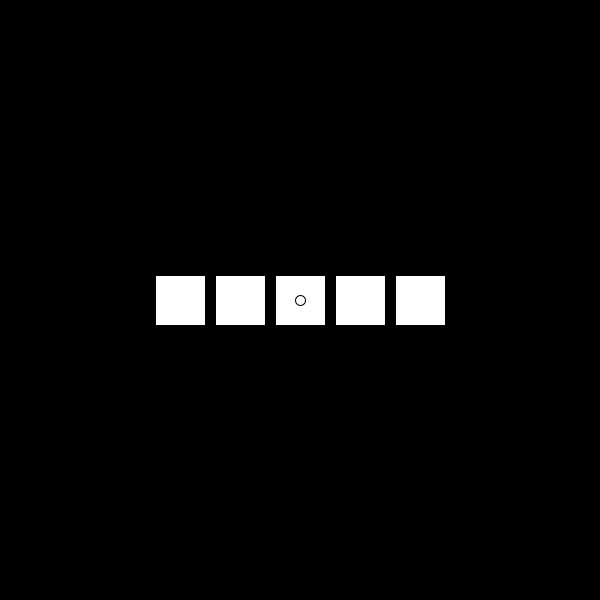
Frame 1 (no input)
Frame 60 (the mouse pressed at the canvas centre just before this capture): identical to frame 1, image omitted
Frame 120 (the mouse held since frame 60 and released just before this capture): identical to frame 1, image omitted

The Processing sketch that drew this single still picture (run headless with seeded random() and noise(); from frame 60 on, the mouse is pressed at the canvas centre):

// Processing sketch: tweakDebug
// ── tweakDebug.pde
/// MAMI ///
/// Josue dos Santos ///

int n;
float xMeio;
float yMeio;

void setup() {
  size(600, 600);
  
  xMeio = width/2;
  yMeio = height/2;
}

void draw() { //<>//
  n = 5;
  background(0);
   //<>//
  int t = tamanhoOcupado(n);
  for(int i = 0; i < n; i++){
    quadrado(xMeio - t, yMeio);
    t -= 60;
  }
  
  ellipse(xMeio,yMeio,10,10);
}

void quadrado(float x, float y){
  y -= 25;
  rect(x, y, 50, 50);
}

int tamanhoOcupado(int n){
  return n * 25 + ((n - 1) * 5);
}
